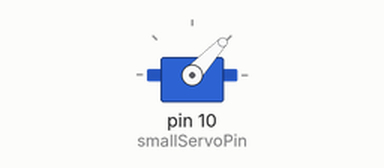
This sketch was run on a simulated Arduino Uno, built with avr-gcc and run on an emulated ATmega328P. Parts: servo.

Above: at 0.05 s.
At 0.25 s:
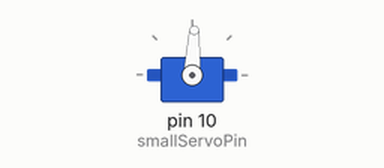
At 1.25 s:
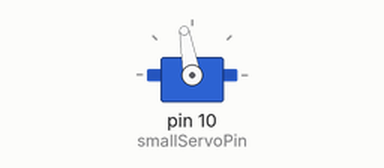
At 2.5 s:
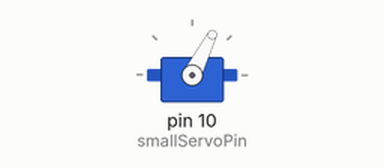
Timing chart, 0 to 6.0 s (numbered marks = the images above):
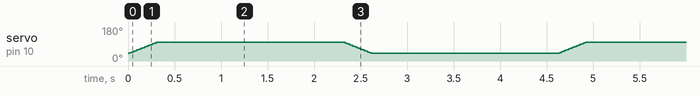

The sketch:

smallServo.ino
```cpp
#include<Servo.h>

int smallServoPin = 10;

int clawClose = 100;
int clawOpen = 40;

int i=40;

Servo SmallServo;

void setup(){
    SmallServo.attach(smallServoPin);
}

void doGrab(){
 for (i = clawOpen; i <= clawClose; i++) {
    SmallServo.write(i);
    delay(5);
  }
  delay(1000);
}

void doRelease(){
  for (i = clawClose; i > clawOpen; i--) {
    SmallServo.write(i);
    delay(5);
  }
  delay(1000);
}

void loop(){
  doGrab();
  delay(1000);
  doRelease();
  delay(1000);
}
```
